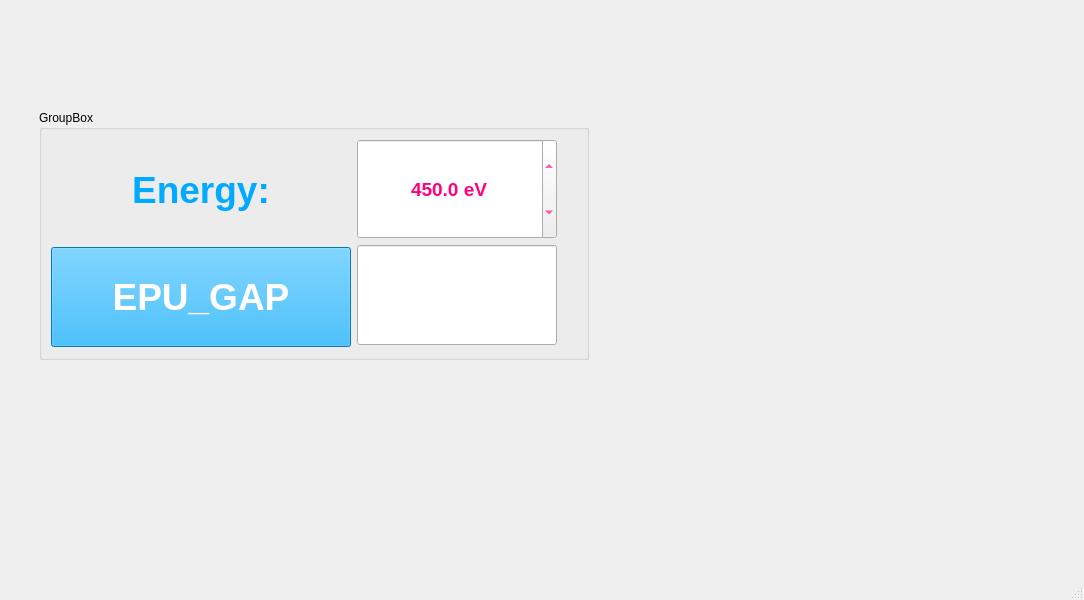
<?xml version="1.0" encoding="UTF-8"?>
<ui version="4.0">
 <class>MainWindow</class>
 <widget class="QMainWindow" name="MainWindow">
  <property name="geometry">
   <rect>
    <x>0</x>
    <y>0</y>
    <width>1084</width>
    <height>600</height>
   </rect>
  </property>
  <property name="windowTitle">
   <string>MainWindow</string>
  </property>
  <widget class="QWidget" name="centralwidget">
   <widget class="QGroupBox" name="groupBox">
    <property name="geometry">
     <rect>
      <x>39</x>
      <y>110</y>
      <width>550</width>
      <height>250</height>
     </rect>
    </property>
    <property name="minimumSize">
     <size>
      <width>550</width>
      <height>220</height>
     </size>
    </property>
    <property name="title">
     <string>GroupBox</string>
    </property>
    <layout class="QGridLayout" name="gridLayout">
     <item row="0" column="0">
      <layout class="QHBoxLayout" name="horizontalLayout">
       <item>
        <layout class="QVBoxLayout" name="verticalLayout">
         <item>
          <widget class="QLabel" name="Show_label_2">
           <property name="sizePolicy">
            <sizepolicy hsizetype="Fixed" vsizetype="Fixed">
             <horstretch>0</horstretch>
             <verstretch>0</verstretch>
            </sizepolicy>
           </property>
           <property name="minimumSize">
            <size>
             <width>300</width>
             <height>100</height>
            </size>
           </property>
           <property name="palette">
            <palette>
             <active>
              <colorrole role="WindowText">
               <brush brushstyle="SolidPattern">
                <color alpha="255">
                 <red>0</red>
                 <green>170</green>
                 <blue>255</blue>
                </color>
               </brush>
              </colorrole>
             </active>
             <inactive>
              <colorrole role="WindowText">
               <brush brushstyle="SolidPattern">
                <color alpha="255">
                 <red>0</red>
                 <green>170</green>
                 <blue>255</blue>
                </color>
               </brush>
              </colorrole>
             </inactive>
             <disabled>
              <colorrole role="WindowText">
               <brush brushstyle="SolidPattern">
                <color alpha="255">
                 <red>120</red>
                 <green>120</green>
                 <blue>120</blue>
                </color>
               </brush>
              </colorrole>
             </disabled>
            </palette>
           </property>
           <property name="font">
            <font>
             <family>Arial</family>
             <pointsize>28</pointsize>
             <bold>true</bold>
            </font>
           </property>
           <property name="text">
            <string>Energy:</string>
           </property>
           <property name="alignment">
            <set>Qt::AlignCenter</set>
           </property>
          </widget>
         </item>
         <item>
          <widget class="QPushButton" name="Cal_EPU_btn">
           <property name="sizePolicy">
            <sizepolicy hsizetype="Fixed" vsizetype="Fixed">
             <horstretch>0</horstretch>
             <verstretch>0</verstretch>
            </sizepolicy>
           </property>
           <property name="minimumSize">
            <size>
             <width>300</width>
             <height>100</height>
            </size>
           </property>
           <property name="maximumSize">
            <size>
             <width>16777215</width>
             <height>16777215</height>
            </size>
           </property>
           <property name="palette">
            <palette>
             <active>
              <colorrole role="Button">
               <brush brushstyle="SolidPattern">
                <color alpha="255">
                 <red>0</red>
                 <green>170</green>
                 <blue>255</blue>
                </color>
               </brush>
              </colorrole>
              <colorrole role="ButtonText">
               <brush brushstyle="SolidPattern">
                <color alpha="255">
                 <red>255</red>
                 <green>255</green>
                 <blue>255</blue>
                </color>
               </brush>
              </colorrole>
              <colorrole role="Base">
               <brush brushstyle="SolidPattern">
                <color alpha="255">
                 <red>0</red>
                 <green>170</green>
                 <blue>255</blue>
                </color>
               </brush>
              </colorrole>
              <colorrole role="Window">
               <brush brushstyle="SolidPattern">
                <color alpha="255">
                 <red>0</red>
                 <green>170</green>
                 <blue>255</blue>
                </color>
               </brush>
              </colorrole>
             </active>
             <inactive>
              <colorrole role="Button">
               <brush brushstyle="SolidPattern">
                <color alpha="255">
                 <red>0</red>
                 <green>170</green>
                 <blue>255</blue>
                </color>
               </brush>
              </colorrole>
              <colorrole role="ButtonText">
               <brush brushstyle="SolidPattern">
                <color alpha="255">
                 <red>255</red>
                 <green>255</green>
                 <blue>255</blue>
                </color>
               </brush>
              </colorrole>
              <colorrole role="Base">
               <brush brushstyle="SolidPattern">
                <color alpha="255">
                 <red>0</red>
                 <green>170</green>
                 <blue>255</blue>
                </color>
               </brush>
              </colorrole>
              <colorrole role="Window">
               <brush brushstyle="SolidPattern">
                <color alpha="255">
                 <red>0</red>
                 <green>170</green>
                 <blue>255</blue>
                </color>
               </brush>
              </colorrole>
             </inactive>
             <disabled>
              <colorrole role="Button">
               <brush brushstyle="SolidPattern">
                <color alpha="255">
                 <red>0</red>
                 <green>170</green>
                 <blue>255</blue>
                </color>
               </brush>
              </colorrole>
              <colorrole role="ButtonText">
               <brush brushstyle="SolidPattern">
                <color alpha="255">
                 <red>120</red>
                 <green>120</green>
                 <blue>120</blue>
                </color>
               </brush>
              </colorrole>
              <colorrole role="Base">
               <brush brushstyle="SolidPattern">
                <color alpha="255">
                 <red>0</red>
                 <green>170</green>
                 <blue>255</blue>
                </color>
               </brush>
              </colorrole>
              <colorrole role="Window">
               <brush brushstyle="SolidPattern">
                <color alpha="255">
                 <red>0</red>
                 <green>170</green>
                 <blue>255</blue>
                </color>
               </brush>
              </colorrole>
             </disabled>
            </palette>
           </property>
           <property name="font">
            <font>
             <family>Arial</family>
             <pointsize>28</pointsize>
             <bold>true</bold>
            </font>
           </property>
           <property name="styleSheet">
            <string notr="true">background-color:rgb(0, 170, 255)</string>
           </property>
           <property name="text">
            <string>EPU_GAP</string>
           </property>
          </widget>
         </item>
        </layout>
       </item>
       <item>
        <layout class="QFormLayout" name="formLayout">
         <item row="0" column="0">
          <widget class="QDoubleSpinBox" name="Set_energy">
           <property name="sizePolicy">
            <sizepolicy hsizetype="Fixed" vsizetype="Fixed">
             <horstretch>0</horstretch>
             <verstretch>0</verstretch>
            </sizepolicy>
           </property>
           <property name="minimumSize">
            <size>
             <width>200</width>
             <height>100</height>
            </size>
           </property>
           <property name="maximumSize">
            <size>
             <width>16777215</width>
             <height>40</height>
            </size>
           </property>
           <property name="font">
            <font>
             <family>Arial</family>
             <pointsize>14</pointsize>
             <bold>true</bold>
             <stylestrategy>PreferAntialias</stylestrategy>
            </font>
           </property>
           <property name="toolTip">
            <string>Each Step size Z</string>
           </property>
           <property name="styleSheet">
            <string notr="true">color: rgb(255, 0, 127);</string>
           </property>
           <property name="inputMethodHints">
            <set>Qt::ImhFormattedNumbersOnly|Qt::ImhNoAutoUppercase|Qt::ImhPreferNumbers</set>
           </property>
           <property name="alignment">
            <set>Qt::AlignCenter</set>
           </property>
           <property name="prefix">
            <string/>
           </property>
           <property name="suffix">
            <string> eV</string>
           </property>
           <property name="decimals">
            <number>1</number>
           </property>
           <property name="minimum">
            <double>100.000000000000000</double>
           </property>
           <property name="maximum">
            <double>2000.000000000000000</double>
           </property>
           <property name="singleStep">
            <double>1.000000000000000</double>
           </property>
           <property name="value">
            <double>450.000000000000000</double>
           </property>
          </widget>
         </item>
         <item row="1" column="0">
          <widget class="QLineEdit" name="EPU_gap_text">
           <property name="sizePolicy">
            <sizepolicy hsizetype="Fixed" vsizetype="Fixed">
             <horstretch>0</horstretch>
             <verstretch>0</verstretch>
            </sizepolicy>
           </property>
           <property name="minimumSize">
            <size>
             <width>200</width>
             <height>100</height>
            </size>
           </property>
           <property name="maximumSize">
            <size>
             <width>200</width>
             <height>100</height>
            </size>
           </property>
           <property name="palette">
            <palette>
             <active>
              <colorrole role="Text">
               <brush brushstyle="SolidPattern">
                <color alpha="255">
                 <red>255</red>
                 <green>0</green>
                 <blue>127</blue>
                </color>
               </brush>
              </colorrole>
              <colorrole role="PlaceholderText">
               <brush brushstyle="SolidPattern">
                <color alpha="128">
                 <red>255</red>
                 <green>0</green>
                 <blue>127</blue>
                </color>
               </brush>
              </colorrole>
             </active>
             <inactive>
              <colorrole role="Text">
               <brush brushstyle="SolidPattern">
                <color alpha="255">
                 <red>255</red>
                 <green>0</green>
                 <blue>127</blue>
                </color>
               </brush>
              </colorrole>
              <colorrole role="PlaceholderText">
               <brush brushstyle="SolidPattern">
                <color alpha="128">
                 <red>255</red>
                 <green>0</green>
                 <blue>127</blue>
                </color>
               </brush>
              </colorrole>
             </inactive>
             <disabled>
              <colorrole role="Text">
               <brush brushstyle="SolidPattern">
                <color alpha="255">
                 <red>120</red>
                 <green>120</green>
                 <blue>120</blue>
                </color>
               </brush>
              </colorrole>
              <colorrole role="PlaceholderText">
               <brush brushstyle="SolidPattern">
                <color alpha="128">
                 <red>0</red>
                 <green>0</green>
                 <blue>0</blue>
                </color>
               </brush>
              </colorrole>
             </disabled>
            </palette>
           </property>
           <property name="font">
            <font>
             <family>Arial</family>
             <pointsize>14</pointsize>
             <bold>true</bold>
            </font>
           </property>
           <property name="autoFillBackground">
            <bool>false</bool>
           </property>
           <property name="inputMethodHints">
            <set>Qt::ImhNone</set>
           </property>
           <property name="inputMask">
            <string/>
           </property>
           <property name="text">
            <string/>
           </property>
           <property name="alignment">
            <set>Qt::AlignCenter</set>
           </property>
          </widget>
         </item>
        </layout>
       </item>
      </layout>
     </item>
    </layout>
   </widget>
  </widget>
  <widget class="QMenuBar" name="menubar">
   <property name="geometry">
    <rect>
     <x>0</x>
     <y>0</y>
     <width>1084</width>
     <height>22</height>
    </rect>
   </property>
  </widget>
  <widget class="QStatusBar" name="statusbar"/>
 </widget>
 <resources/>
 <connections/>
</ui>
